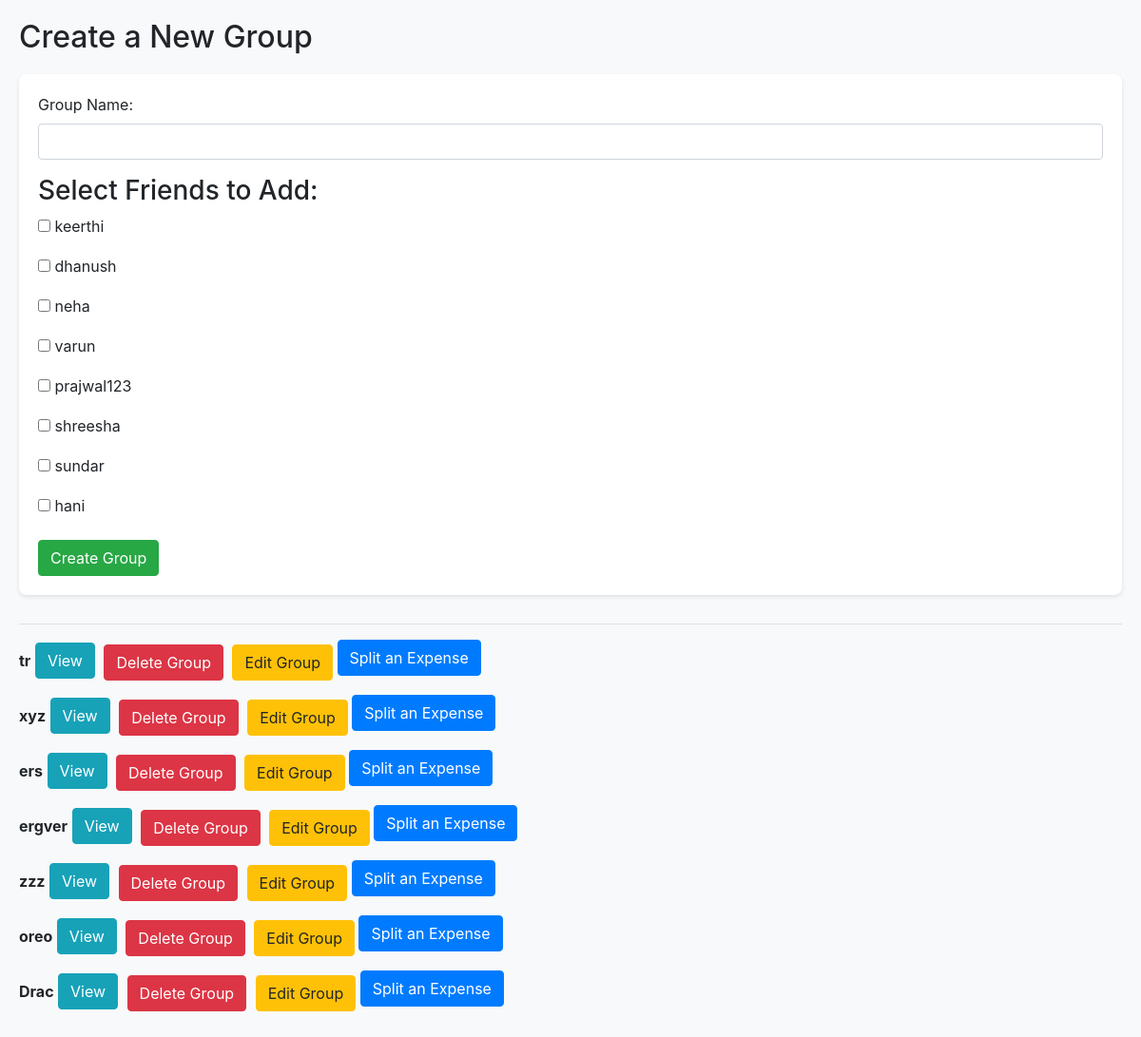
Page /groups/create/ (signed in) on the earlier database version.
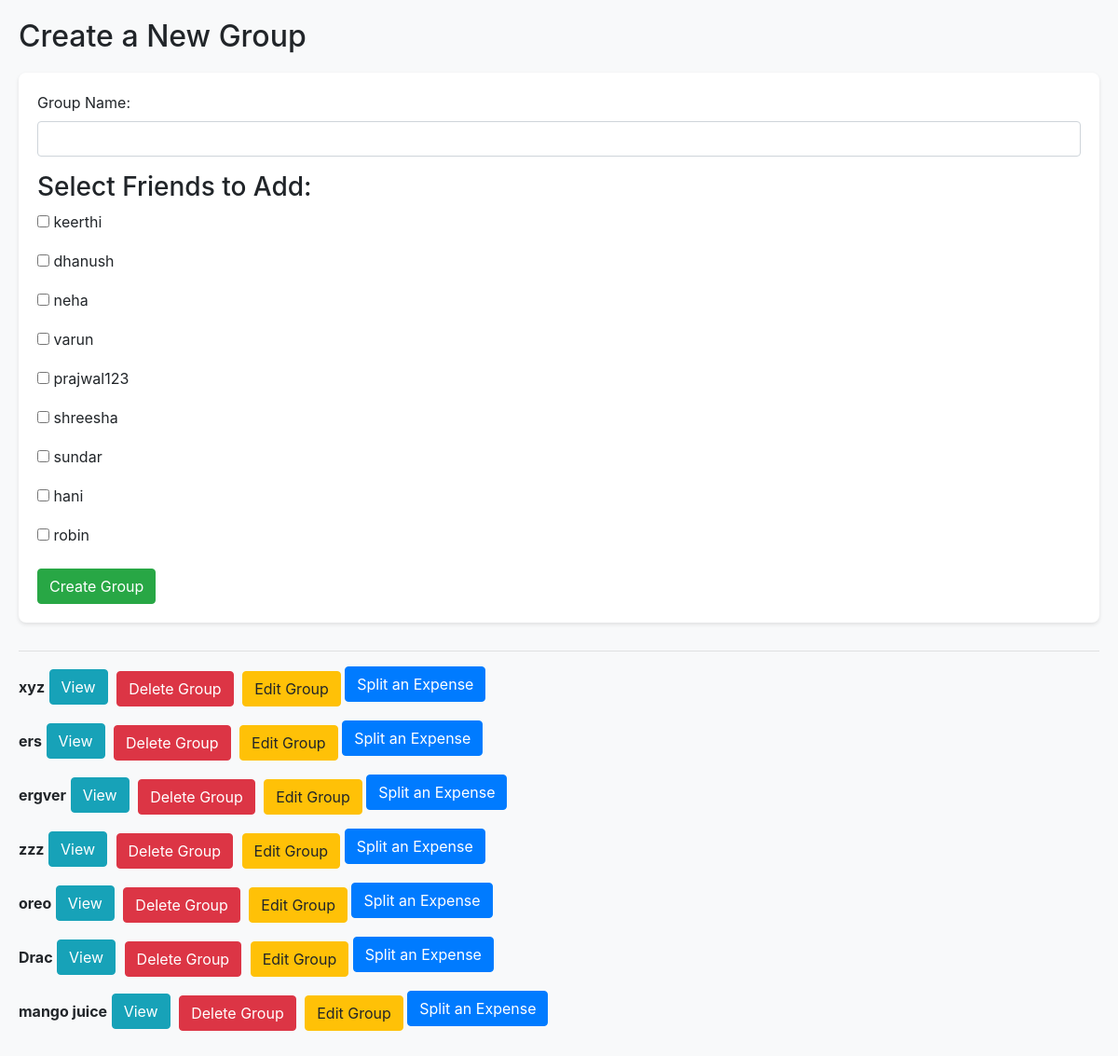
Same page on the later database version.
### expenses/models.py (models this page shows)
class Friendship(models.Model):
    user1 = models.ForeignKey(User, related_name='friends1', on_delete=models.CASCADE)
    user2 = models.ForeignKey(User, related_name='friends2', on_delete=models.CASCADE)

class Group(models.Model):
    name=models.CharField(max_length=60)
    members=models.ManyToManyField(User, related_name="group_members")

### expenses/views.py (the view, shortened to what this page needs)
# urls.py: path('groups/create/', views.create_group, name='create_group'),
@login_required
def create_group(request)   :
    groups = request.user.group_members.all()
    friends = request.user.friends2.all()
    view_group_id = request.GET.get("view_group_id")
    return render(request, 'create_group.html', {'friends': friends, 'groups':groups,'view_group_id':view_group_id})

### templates/create_group.html (shortened to what this page needs)
<!doctype html>
<html lang="en">
<head>
    <link rel="stylesheet" href="https://cdn.jsdelivr.net/npm/bootstrap@4.3.1/dist/css/bootstrap.min.css">
</head>
<body>
    <h2>Create a New Group</h2>
    <form method="post">
        <div class="form-group">
            <label for="id_name">Group Name:</label>
            <input type="text" id="id_name" name="name" class="form-control" required>
        </div>
        <h3>Select Friends to Add:</h3>
        <ul>
            {% for friend in friends %}
                <li>
                    <input type="checkbox" name="friends" value="{{friend.user1.id}}">
                    <label>{{friend.user1}}</label>
                </li>
            {% empty %}
                <li>No friends available.</li>
            {% endfor %}
        </ul>
        <button type="submit" class="btn btn-success">Create Group</button>
    </form>
    <hr>
    <ul>
        {% for group in groups %}
            <li>
                <strong>{{ group.name }}</strong>
                <a href="?view_group_id={{ group.id }}" title="View Group" style="font-size: 25px; text-decoration:none"><button class="btn btn-info">View</button></a>
                <a href="{% url 'delete_group' group.id %}" class="btn btn-danger">Delete Group</a>
                <a href="{% url 'edit_group' group.id %}" class="btn btn-warning">Edit Group</a>
                <a href="{% url 'create_expense' group.id %}" class="btn btn-primary">Split an Expense</a>
            </li>
        {% endfor %}
    </ul>
</body>
</html>

Differences in the rows shown:
removed Group: name "tr"
added Friendship: user1 "robin"
added Group: name "mango juice"
